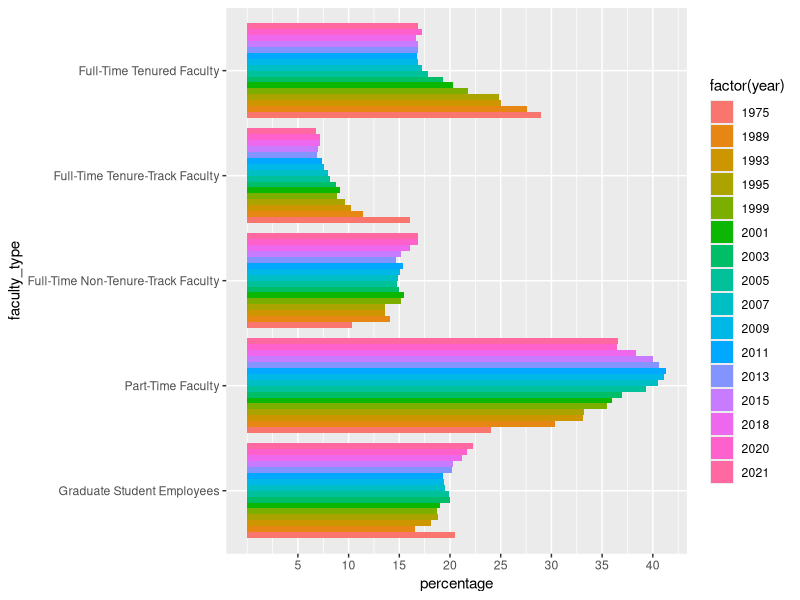
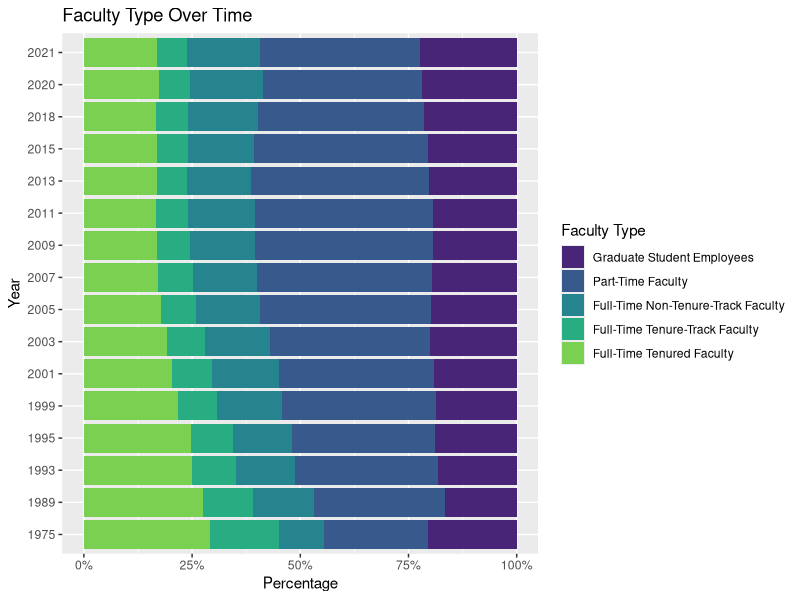
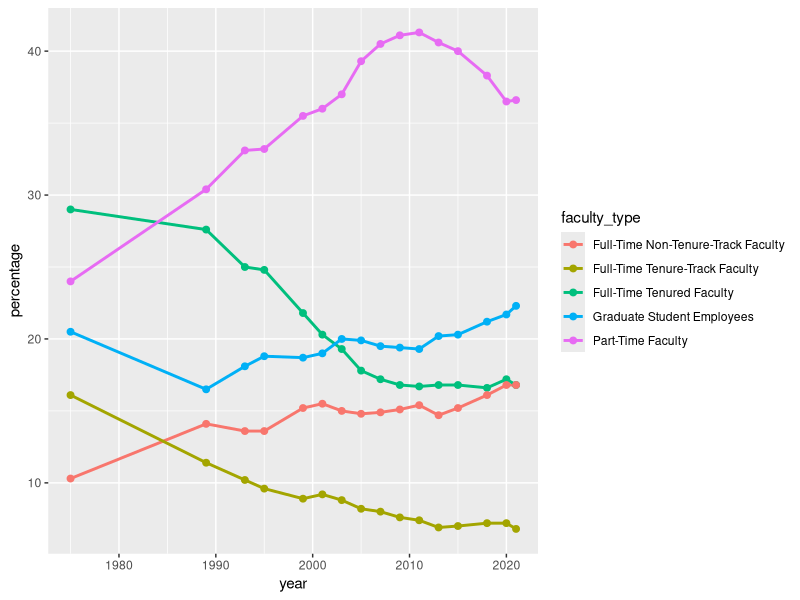
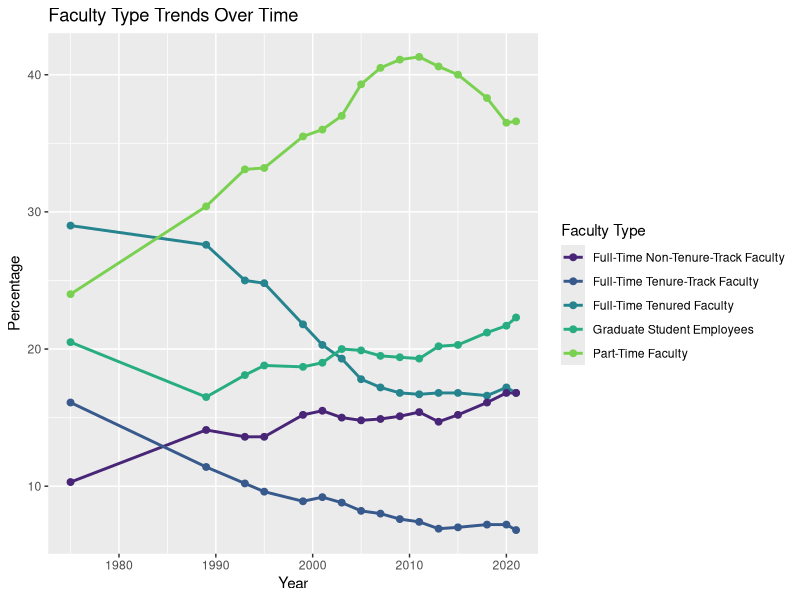

These charts were generated, in order, by the following R code:
## ---- chunk 1
#| label: packages

library(tidyverse)
library(scales)
## ---- chunk 2
#| label: load-data-staff
staff <- read_csv("data/instructional-staff.csv")
staff
## ---- chunk 3
#| label: reshape-instructor

staff_long <- staff |>
  pivot_longer(cols = -faculty_type,
               names_to = "year",
               values_to = "percentage") |>
  mutate(year = as.numeric(year)) |>
  filter(!is.na(percentage))

## ---- chunk 4
#| label: sad-plot-lite

# add code here

staff_long |> 
  mutate(faculty_type = fct_relevel(faculty_type, 
                                    "Graduate Student Employees", 
                                    "Part-Time Faculty", 
                                    "Full-Time Non-Tenure-Track Faculty", 
                                    "Full-Time Tenure-Track Faculty", 
                                    "Full-Time Tenured Faculty")) |>

  ggplot(aes(x = percentage, 
             y = faculty_type,
             fill = factor(year))) +
    geom_col(position = "dodge") +
    scale_x_continuous(breaks = seq(from = 5, to = 45, by = 5))

## ---- chunk 5
#| label: sad-plot-bar

# add code here

staff_long |> 
  mutate(year = as.factor(year),
    faculty_type = fct_relevel(faculty_type, 
                               "Graduate Student Employees", 
                               "Part-Time Faculty", 
                               "Full-Time Non-Tenure-Track Faculty", 
                               "Full-Time Tenure-Track Faculty", 
                               "Full-Time Tenured Faculty")) |>

  ggplot(aes(x = percentage, 
             y = year,
             fill = faculty_type)) +
  geom_col(position = "fill") +
  scale_x_continuous(labels = label_percent(1))+
  scale_fill_viridis_d(begin = .1,
                       end = .8) +
  labs(
    title = "Faculty Type Over Time",
    x = "Percentage",
    y = "Year",
    fill = "Faculty Type"
  )

## ---- chunk 6
#| label: sad-plot-line

# add code here

staff_long |>
  ggplot(aes(
    x = year,
    y = percentage,
    color = faculty_type,
    group = faculty_type
  )) +
  geom_line(linewidth = 1) +
  geom_point(size = 2)

## ---- chunk 7
#| label: sad-plot-line-final

# add code here

staff_final <- staff_long |>
  group_by(faculty_type) |>
  slice_max(year) |>
  arrange(desc(percentage))

staff_long |>
  mutate(faculty_type = factor(faculty_type,
                               levels = staff_final$faculty_type))

staff_long |>
  ggplot(aes(
    x = year,
    y = percentage,
    color = faculty_type,
    group = faculty_type
  )) +
  geom_line(linewidth = 1) +
  geom_point(size = 2) +
  labs(
    title = "Faculty Type Trends Over Time",
    x = "Year",
    y = "Percentage",
    color = "Faculty Type"
  ) +
  scale_color_viridis_d(begin = .1,
                        end = .8) 


## ---- chunk 8
#| label: part-time-faculty

# add code here
